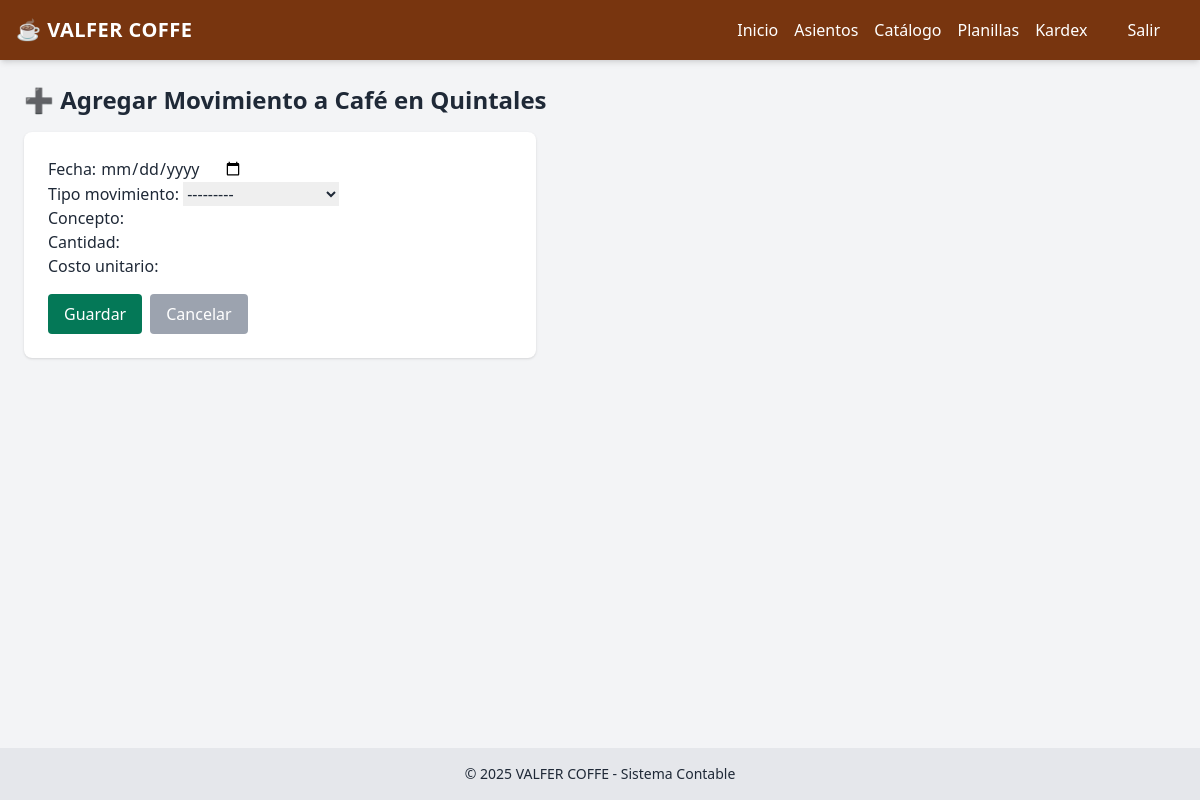
The app's page /kardex/1/nuevo/, older data.
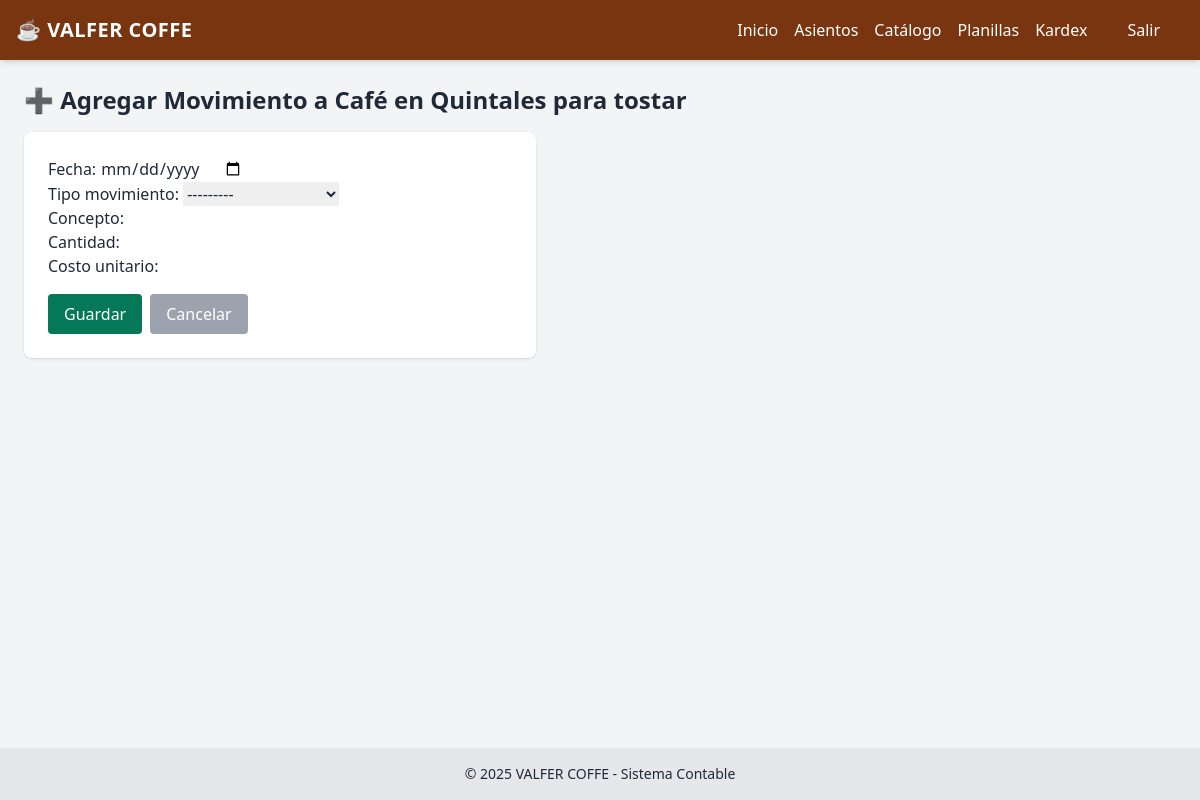
The same page, newer data.
### contabilidad/models.py (models this page shows, shortened)
class MateriaPrima(models.Model):
    nombre = models.CharField(max_length=100)
    unidad_medida = models.CharField(max_length=20)  # Ej: 'quintal', 'botella', 'litro'

### contabilidad/views.py (the view)
# urls.py: path('kardex/<int:materia_prima_id>/nuevo/', views.kardex_materia_prima_nuevo, name='kardex_materia_prima_nuevo'),
def kardex_materia_prima_nuevo(request, materia_prima_id):
    materia = get_object_or_404(MateriaPrima, id=materia_prima_id)
    if request.method == 'POST':
        form = KardexMateriaPrimaForm(request.POST)
        if form.is_valid():
            movimiento = form.save(commit=False)
            movimiento.materia_prima = materia
            movimiento.total = movimiento.cantidad * movimiento.costo_unitario
            ultimo = KardexMateriaPrima.objects.filter(materia_prima=materia).order_by('-fecha', '-id').first()
            if not ultimo:
                if movimiento.tipo_movimiento == 'entrada':
                    movimiento.saldo_cantidad = movimiento.cantidad
                    movimiento.saldo_total = movimiento.total
                else:
                    messages.error(request, "Primero debe registrar una entrada para esta materia prima.")
                    return redirect('kardex_materia_prima_nuevo', materia_prima_id=materia.id)
            else:
                if movimiento.tipo_movimiento == 'entrada':
                    movimiento.saldo_cantidad = ultimo.saldo_cantidad + movimiento.cantidad
                    movimiento.saldo_total = ultimo.saldo_total + movimiento.total
                elif movimiento.tipo_movimiento in ['salida', 'proceso']:
                    if movimiento.cantidad > ultimo.saldo_cantidad:
                        messages.error(request, "No hay suficiente saldo para esta salida.")
                        return redirect('kardex_materia_prima_nuevo', materia_prima_id=materia.id)
                    movimiento.saldo_cantidad = ultimo.saldo_cantidad - movimiento.cantidad
                    movimiento.saldo_total = ultimo.saldo_total - (movimiento.cantidad * ultimo.costo_unitario)
                else:
                    movimiento.saldo_cantidad = ultimo.saldo_cantidad
                    movimiento.saldo_total = ultimo.saldo_total
            movimiento.save()
            messages.success(request, "Movimiento registrado exitosamente.")
            crear_asiento_kardex_materia_prima(
                materia=movimiento.materia_prima,
                cantidad=movimiento.cantidad,
                precio_unitario_con_iva=movimiento.costo_unitario,  # ya viene con IVA
                porcentaje_iva=13
            )
            return redirect('kardex_materia_prima_list', materia_prima_id=materia.id)
    else:
        form = KardexMateriaPrimaForm()
    return render(request, 'inventario/kardex_materia_prima_nuevo.html', {
        'materia': materia,
        'form': form,
    })

### contabilidad/forms.py
class KardexMateriaPrimaForm(forms.ModelForm):
    class Meta:
        model = KardexMateriaPrima
        fields = ['fecha', 'tipo_movimiento', 'concepto', 'cantidad', 'costo_unitario']
        widgets = {
            'fecha': forms.DateInput(attrs={'type': 'date', 'class': 'form-input'}),
        }

### contabilidad/templates/inventario/kardex_materia_prima_nuevo.html (shortened to what this page needs)
{% extends 'contabilidad/base.html' %}
{% block content %}
<h2 class="text-2xl font-bold mb-4">➕ Agregar Movimiento a {{ materia.nombre }}</h2>
<form method="post" class="max-w-lg bg-white p-6 rounded-lg shadow">
  {{ form.as_p }}
  <div class="flex gap-2 mt-4">
    <button type="submit" class="bg-emerald-700 hover:bg-emerald-800 text-white px-4 py-2 rounded transition">
      Guardar
    </button>
    <a href="{% url 'kardex_materia_prima_list' materia.id %}" class="bg-gray-400 hover:bg-gray-500 text-white px-4 py-2 rounded transition">Cancelar</a>
  </div>
</form>
{% endblock %}

Row changes from the older to the newer data that the page shows:
changed MateriaPrima: nombre "Café en Quintales" → "Café en Quintales para tostar"
